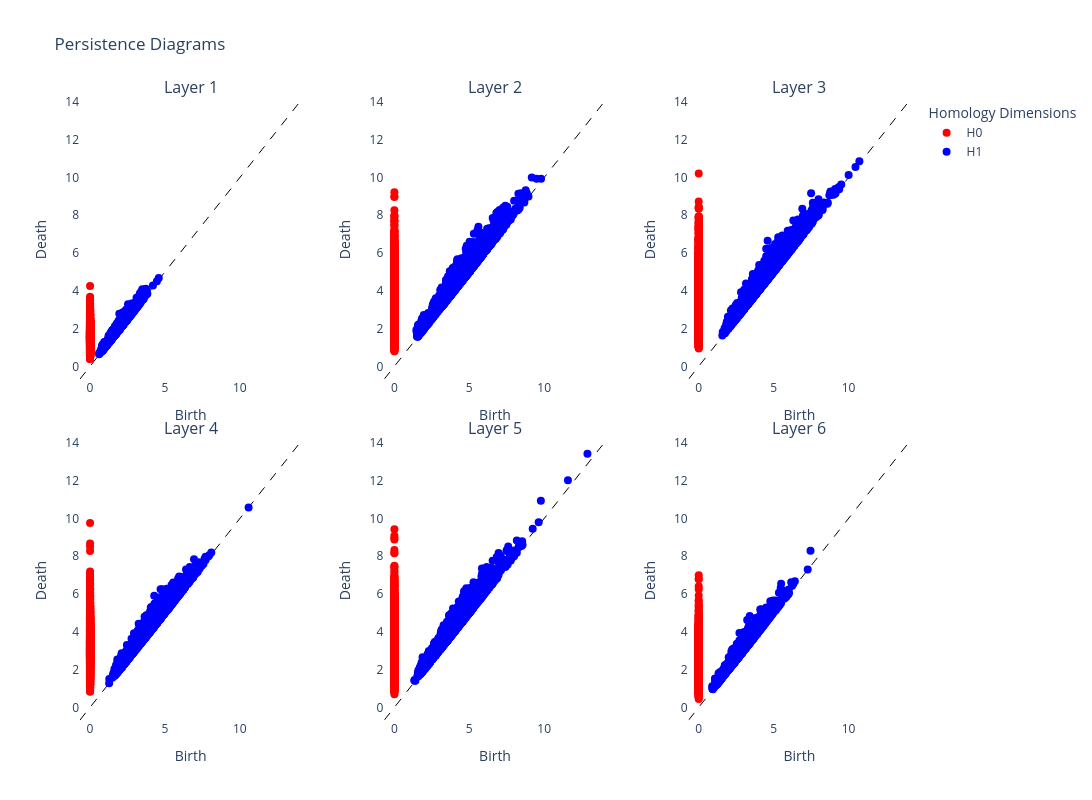

Notebook cell for this chart:
### Code cell
VR = VietorisRipsPersistence(homology_dimensions=[0, 1], n_jobs=8)
diagrams = VR.fit_transform(predictions)
plot_multiple_diagrams(diagrams)

### Figure 1 — Plotly figure (JSON) as saved in the notebook; plotly's stock layout.template omitted (floating-point values rounded to 4 significant figures; data arrays with more than 128 entries replaced by an {"elided": "..."} marker saying what was removed)
{"data": [{"hoverinfo": "none", "line": {"color": "black", "dash": "dash", "width": 1}, "mode": "lines", "showlegend": false, "type": "scatter", "x": [-0.6716, 14.1], "xaxis": "x", "y": [-0.6716, 14.1], "yaxis": "y"}, {"hovertemplate": "Birth: %{x}<br>Death: %{y}<extra></extra>", "marker": {"color": "red", "size": 8}, "mode": "markers", "name": "H0", "showlegend": true, "type": "scatter", "x": {"elided": "4999 int values"}, "xaxis": "x", "y": {"elided": "4999 float values"}, "yaxis": "y"}, {"hovertemplate": "Birth: %{x}<br>Death: %{y}<extra></extra>", "marker": {"color": "blue", "size": 8}, "mode": "markers", "name": "H1", "showlegend": true, "type": "scatter", "x": {"elided": "4421 float values"}, "xaxis": "x", "y": {"elided": "4421 float values"}, "yaxis": "y"}, {"hoverinfo": "none", "line": {"color": "black", "dash": "dash", "width": 1}, "mode": "lines", "showlegend": false, "type": "scatter", "x": [-0.6716, 14.1], "xaxis": "x2", "y": [-0.6716, 14.1], "yaxis": "y2"}, {"hovertemplate": "Birth: %{x}<br>Death: %{y}<extra></extra>", "marker": {"color": "red", "size": 8}, "mode": "markers", "name": "H0", "showlegend": false, "type": "scatter", "x": {"elided": "4999 int values"}, "xaxis": "x2", "y": {"elided": "4999 float values"}, "yaxis": "y2"}, {"hovertemplate": "Birth: %{x}<br>Death: %{y}<extra></extra>", "marker": {"color": "blue", "size": 8}, "mode": "markers", "name": "H1", "showlegend": false, "type": "scatter", "x": {"elided": "4623 float values"}, "xaxis": "x2", "y": {"elided": "4623 float values"}, "yaxis": "y2"}, {"hoverinfo": "none", "line": {"color": "black", "dash": "dash", "width": 1}, "mode": "lines", "showlegend": false, "type": "scatter", "x": [-0.6716, 14.1], "xaxis": "x3", "y": [-0.6716, 14.1], "yaxis": "y3"}, {"hovertemplate": "Birth: %{x}<br>Death: %{y}<extra></extra>", "marker": {"color": "red", "size": 8}, "mode": "markers", "name": "H0", "showlegend": false, "type": "scatter", "x": {"elided": "4999 int values"}, "xaxis": "x3", "y": {"elided": "4999 float values"}, "yaxis": "y3"}, {"hovertemplate": "Birth: %{x}<br>Death: %{y}<extra></extra>", "marker": {"color": "blue", "size": 8}, "mode": "markers", "name": "H1", "showlegend": false, "type": "scatter", "x": {"elided": "4419 float values"}, "xaxis": "x3", "y": {"elided": "4419 float values"}, "yaxis": "y3"}, {"hoverinfo": "none", "line": {"color": "black", "dash": "dash", "width": 1}, "mode": "lines", "showlegend": false, "type": "scatter", "x": [-0.6716, 14.1], "xaxis": "x4", "y": [-0.6716, 14.1], "yaxis": "y4"}, {"hovertemplate": "Birth: %{x}<br>Death: %{y}<extra></extra>", "marker": {"color": "red", "size": 8}, "mode": "markers", "name": "H0", "showlegend": false, "type": "scatter", "x": {"elided": "4999 int values"}, "xaxis": "x4", "y": {"elided": "4999 float values"}, "yaxis": "y4"}, {"hovertemplate": "Birth: %{x}<br>Death: %{y}<extra></extra>", "marker": {"color": "blue", "size": 8}, "mode": "markers", "name": "H1", "showlegend": false, "type": "scatter", "x": {"elided": "4544 float values"}, "xaxis": "x4", "y": {"elided": "4544 float values"}, "yaxis": "y4"}, {"hoverinfo": "none", "line": {"color": "black", "dash": "dash", "width": 1}, "mode": "lines", "showlegend": false, "type": "scatter", "x": [-0.6716, 14.1], "xaxis": "x5", "y": [-0.6716, 14.1], "yaxis": "y5"}, {"hovertemplate": "Birth: %{x}<br>Death: %{y}<extra></extra>", "marker": {"color": "red", "size": 8}, "mode": "markers", "name": "H0", "showlegend": false, "type": "scatter", "x": {"elided": "4999 int values"}, "xaxis": "x5", "y": {"elided": "4999 float values"}, "yaxis": "y5"}, {"hovertemplate": "Birth: %{x}<br>Death: %{y}<extra></extra>", "marker": {"color": "blue", "size": 8}, "mode": "markers", "name": "H1", "showlegend": false, "type": "scatter", "x": {"elided": "4505 float values"}, "xaxis": "x5", "y": {"elided": "4505 float values"}, "yaxis": "y5"}, {"hoverinfo": "none", "line": {"color": "black", "dash": "dash", "width": 1}, "mode": "lines", "showlegend": false, "type": "scatter", "x": [-0.6716, 14.1], "xaxis": "x6", "y": [-0.6716, 14.1], "yaxis": "y6"}, {"hovertemplate": "Birth: %{x}<br>Death: %{y}<extra></extra>", "marker": {"color": "red", "size": 8}, "mode": "markers", "name": "H0", "showlegend": false, "type": "scatter", "x": {"elided": "4999 int values"}, "xaxis": "x6", "y": {"elided": "4999 float values"}, "yaxis": "y6"}, {"hovertemplate": "Birth: %{x}<br>Death: %{y}<extra></extra>", "marker": {"color": "blue", "size": 8}, "mode": "markers", "name": "H1", "showlegend": false, "type": "scatter", "x": {"elided": "4328 float values"}, "xaxis": "x6", "y": {"elided": "4328 float values"}, "yaxis": "y6"}], "layout": {"annotations": [{"font": {"size": 16}, "showarrow": false, "text": "Layer 1", "x": 0.1333, "xanchor": "center", "xref": "paper", "y": 1, "yanchor": "bottom", "yref": "paper"}, {"font": {"size": 16}, "showarrow": false, "text": "Layer 2", "x": 0.5, "xanchor": "center", "xref": "paper", "y": 1, "yanchor": "bottom", "yref": "paper"}, {"font": {"size": 16}, "showarrow": false, "text": "Layer 3", "x": 0.8667, "xanchor": "center", "xref": "paper", "y": 1, "yanchor": "bottom", "yref": "paper"}, {"font": {"size": 16}, "showarrow": false, "text": "Layer 4", "x": 0.1333, "xanchor": "center", "xref": "paper", "y": 0.45, "yanchor": "bottom", "yref": "paper"}, {"font": {"size": 16}, "showarrow": false, "text": "Layer 5", "x": 0.5, "xanchor": "center", "xref": "paper", "y": 0.45, "yanchor": "bottom", "yref": "paper"}, {"font": {"size": 16}, "showarrow": false, "text": "Layer 6", "x": 0.8667, "xanchor": "center", "xref": "paper", "y": 0.45, "yanchor": "bottom", "yref": "paper"}], "height": 800, "legend": {"title": {"text": "Homology Dimensions"}}, "plot_bgcolor": "white", "title": {"text": "Persistence Diagrams"}, "width": 1350, "xaxis": {"anchor": "y", "domain": [0, 0.2667], "range": [-0.6716, 14.1], "showgrid": true, "title": {"text": "Birth"}}, "xaxis2": {"anchor": "y2", "domain": [0.3667, 0.6333], "range": [-0.6716, 14.1], "showgrid": true, "title": {"text": "Birth"}}, "xaxis3": {"anchor": "y3", "domain": [0.7333, 1], "range": [-0.6716, 14.1], "showgrid": true, "title": {"text": "Birth"}}, "xaxis4": {"anchor": "y4", "domain": [0, 0.2667], "range": [-0.6716, 14.1], "showgrid": true, "title": {"text": "Birth"}}, "xaxis5": {"anchor": "y5", "domain": [0.3667, 0.6333], "range": [-0.6716, 14.1], "showgrid": true, "title": {"text": "Birth"}}, "xaxis6": {"anchor": "y6", "domain": [0.7333, 1], "range": [-0.6716, 14.1], "showgrid": true, "title": {"text": "Birth"}}, "yaxis": {"anchor": "x", "domain": [0.55, 1], "range": [-0.6716, 14.1], "showgrid": true, "title": {"text": "Death"}}, "yaxis2": {"anchor": "x2", "domain": [0.55, 1], "range": [-0.6716, 14.1], "showgrid": true, "title": {"text": "Death"}}, "yaxis3": {"anchor": "x3", "domain": [0.55, 1], "range": [-0.6716, 14.1], "showgrid": true, "title": {"text": "Death"}}, "yaxis4": {"anchor": "x4", "domain": [0, 0.45], "range": [-0.6716, 14.1], "showgrid": true, "title": {"text": "Death"}}, "yaxis5": {"anchor": "x5", "domain": [0, 0.45], "range": [-0.6716, 14.1], "showgrid": true, "title": {"text": "Death"}}, "yaxis6": {"anchor": "x6", "domain": [0, 0.45], "range": [-0.6716, 14.1], "showgrid": true, "title": {"text": "Death"}}}}
